Frame 1 (no input): blank canvas, image omitted
Frame 60 (no input): blank canvas, image omitted
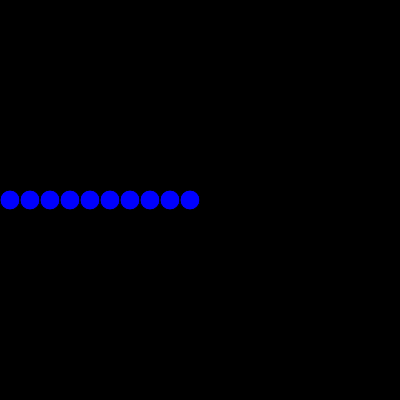
Frame 120 (the mouse pressed at the canvas centre since frame 60)

The p5.js sketch whose frames 1 and 60 were blank and that drew this single picture after the mouse press (run headless with seeded random() and noise() and a simulated clock; from frame 60 on, the mouse is pressed at the canvas centre):

// p5.js sketch
// ── sketch.js
function setup() {
    createCanvas(400, 400);
}
 
 
function draw() {
    background(0);
    fill(0,0,255)
    let x = 10;
    while (x < mouseX) {
        circle(x, height / 2, 20);
        x+=20
    }
}
